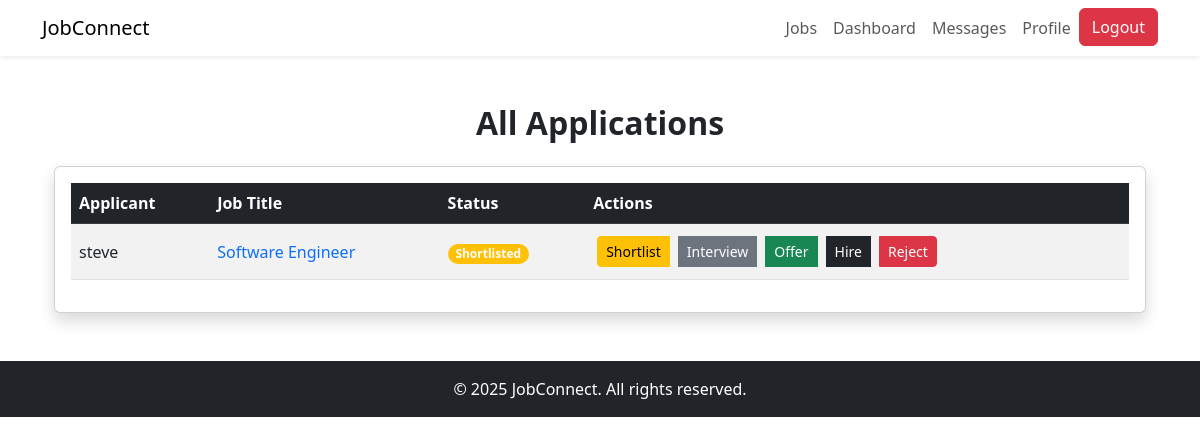
Screenshot of /applications/all/ (signed in) with the database file from the repository.
### jobs/models.py (models this page shows, shortened)
class JobApplication(models.Model):
    STATUS_CHOICES = (
        ('applied', 'Applied'),
        ('under_review', 'Under Review'),
        ('shortlisted', 'Shortlisted'),
        ('interview', 'Interview'),
        ('rejected', 'Rejected'),
        ('offered', 'Offered'),
        ('hired', 'Hired'),
    )
    job = models.ForeignKey(JobPosting, on_delete=models.CASCADE, related_name='applications')
    applicant = models.ForeignKey('accounts.JobSeekerProfile', on_delete=models.CASCADE, related_name='applications')
    cover_letter = models.TextField(blank=True)
    resume = models.FileField(upload_to='application_resumes/', blank=True, null=True)
    status = models.CharField(max_length=20, choices=STATUS_CHOICES, default='applied')
    applied_at = models.DateTimeField(auto_now_add=True)
    updated_at = models.DateTimeField(auto_now=True)

class JobPosting(models.Model):
    JOB_TYPE_CHOICES = (
        ('full_time', 'Full Time'),
        ('part_time', 'Part Time'),
        ('contract', 'Contract'),
        ('internship', 'Internship'),
        ('remote', 'Remote'),
    )
    EXPERIENCE_LEVEL_CHOICES = (
        ('entry', 'Entry Level'),
        ('mid', 'Mid Level'),
        ('senior', 'Senior Level'),
        ('executive', 'Executive Level'),
    )
    employer = models.ForeignKey(EmployerProfile, on_delete=models.CASCADE, related_name='job_postings')
    title = models.CharField(max_length=100)
    category = models.ForeignKey(JobCategory, on_delete=models.SET_NULL, null=True, related_name='jobs')
    description = models.TextField()
    requirements = models.TextField()
    responsibilities = models.TextField()
    job_type = models.CharField(max_length=20, choices=JOB_TYPE_CHOICES)
    experience_level = models.CharField(max_length=20, choices=EXPERIENCE_LEVEL_CHOICES)
    location = models.CharField(max_length=100)
    salary_min = models.PositiveIntegerField(null=True, blank=True)
    salary_max = models.PositiveIntegerField(null=True, blank=True)
    is_remote = models.BooleanField(default=False)
    application_deadline = models.DateField()
    is_active = models.BooleanField(default=True)
    created_at = models.DateTimeField(auto_now_add=True)
    updated_at = models.DateTimeField(auto_now=True)

### accounts/models.py (models this page shows, shortened)
class JobSeekerProfile(models.Model):
    user = models.OneToOneField(User, on_delete=models.CASCADE, related_name='job_seeker_profile')
    resume = models.FileField(upload_to='resumes/', blank=True, null=True)
    skills = models.TextField(blank=True)
    experience_years = models.PositiveIntegerField(default=0)
    education = models.TextField(blank=True)
    desired_position = models.CharField(max_length=100, blank=True)
    desired_location = models.CharField(max_length=100, blank=True)
    is_available = models.BooleanField(default=True)

class User(AbstractUser):
    USER_TYPE_CHOICES = (
        ('employer', 'Employer'),
        ('job_seeker', 'Job Seeker'),
    )
    user_type = models.CharField(max_length=10, choices=USER_TYPE_CHOICES)
    email = models.EmailField(_('email address'), unique=True)
    groups = models.ManyToManyField(
        Group,
        verbose_name=_('groups'),
        blank=True,
        help_text=_(
            'The groups this user belongs to. A user will get all permissions '
            'granted to each of their groups.'
        ),
        related_name='accounts_user_set',
        related_query_name='accounts_user',
    )
    user_permissions = models.ManyToManyField(
        Permission,
        verbose_name=_('user permissions'),
        blank=True,
        help_text=_('Specific permissions for this user.'),
        related_name='accounts_user_set',
        related_query_name='accounts_user',
    )

### jobs/views.py (the view)
# urls.py: path('applications/all/', views.all_applications, name='all_applications'),
@login_required
def all_applications(request):
    if not hasattr(request.user, 'employer_profile'):
        messages.error(request, "You don't have employer privileges.")
        return redirect('home')
    jobs = request.user.employer_profile.job_postings.all()
    applications = []
    for job in jobs:
        job_applications = job.applications.all()
        applications.extend(job_applications)
    applications = sorted(applications, key=lambda x: x.applied_at, reverse=True)
    return render(request, 'all_applications.html', {'applications': applications})

### jobs/templates/all_applications.html (shortened to what this page needs)
{% extends "base.html" %}
{% block content %}
<div class="container mt-5">
    <h2 class="mb-4 text-center fw-bold">All Applications</h2>
    <div class="card shadow">
        <div class="card-body">
            <table class="table table-hover table-striped">
                <thead class="table-dark">
                    <tr>
                        <th scope="col">Applicant</th>
                        <th scope="col">Job Title</th>
                        <th scope="col">Status</th>
                        <th scope="col">Actions</th>
                    </tr>
                </thead>
                <tbody>
                    {% for application in applications %}
                    <tr>
                        <td class="align-middle">{{ application.applicant.user.username }}</td>
                        <td class="align-middle">
                            <a href="{% url 'job_detail' application.job.id %}" class="text-decoration-none">
                                {{ application.job.title }}
                            </a>
                        </td>
                        <td class="align-middle">
                            <span class="badge rounded-pill {% if application.status == 'applied' %}bg-primary
                                        {% elif application.status == 'under_review' %}bg-info
                                        {% elif application.status == 'shortlisted' %}bg-warning
                                        {% elif application.status == 'interview' %}bg-secondary
                                        {% elif application.status == 'offered' %}bg-success
                                        {% elif application.status == 'hired' %}bg-dark
                                        {% elif application.status == 'rejected' %}bg-danger{% endif %}">
                                {{ application.get_status_display }}
                            </span>
                        </td>
                        <td>
                            {% if user.is_authenticated and user.employer_profile %}
                            <div class="btn-group" role="group">
                                <a href="{% url 'update_application_status' application.id 'shortlisted' %}" class="btn btn-warning btn-sm m-1">Shortlist</a>
                                <a href="{% url 'update_application_status' application.id 'interview' %}" class="btn btn-secondary btn-sm m-1">Interview</a>
                                <a href="{% url 'update_application_status' application.id 'offered' %}" class="btn btn-success btn-sm m-1">Offer</a>
                                <a href="{% url 'update_application_status' application.id 'hired' %}" class="btn btn-dark btn-sm m-1">Hire</a>
                                <a href="{% url 'update_application_status' application.id 'rejected' %}" class="btn btn-danger btn-sm m-1">Reject</a>
                            </div>
                            {% endif %}
                        </td>
                    </tr>
                    {% empty %}
                    <tr>
                        <td colspan="4" class="text-center py-4 text-muted">No applications found.</td>
                    </tr>
                    {% endfor %}
                </tbody>
            </table>
        </div>
    </div>
</div>
{% endblock %}

### rows the page displays
JobApplication: applicant.user.username "steve", job "Software Engineer", status "Shortlisted"
